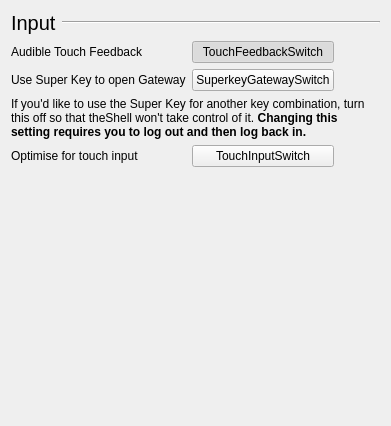
           <widget class="QWidget" name="InputSettings">
            <layout class="QGridLayout" name="gridLayout_6">
             <item row="2" column="0">
              <widget class="QLabel" name="label_38">
               <property name="text">
                <string>Use Super Key to open Gateway</string>
               </property>
              </widget>
             </item>
             <item row="5" column="1">
              <spacer name="verticalSpacer_13">
               <property name="orientation">
                <enum>Qt::Vertical</enum>
               </property>
               <property name="sizeHint" stdset="0">
                <size>
                 <width>20</width>
                 <height>248</height>
                </size>
               </property>
              </spacer>
             </item>
             <item row="1" column="0">
              <widget class="QLabel" name="label_26">
               <property name="text">
                <string>Audible Touch Feedback</string>
               </property>
              </widget>
             </item>
             <item row="1" column="1">
              <widget class="Switch" name="TouchFeedbackSwitch">
               <property name="text">
                <string notr="true">TouchFeedbackSwitch</string>
               </property>
               <property name="checkable">
                <bool>true</bool>
               </property>
               <property name="checked">
                <bool>true</bool>
               </property>
              </widget>
             </item>
             <item row="1" column="2">
              <spacer name="horizontalSpacer_12">
               <property name="orientation">
                <enum>Qt::Horizontal</enum>
               </property>
               <property name="sizeHint" stdset="0">
                <size>
                 <width>40</width>
                 <height>20</height>
                </size>
               </property>
              </spacer>
             </item>
             <item row="0" column="0" colspan="3">
              <widget class="QFrame" name="displayHeader_5">
               <property name="frameShape">
                <enum>QFrame::NoFrame</enum>
               </property>
               <property name="frameShadow">
                <enum>QFrame::Raised</enum>
               </property>
               <layout class="QHBoxLayout" name="horizontalLayout_19">
                <property name="leftMargin">
                 <number>0</number>
                </property>
                <property name="topMargin">
                 <number>0</number>
                </property>
                <property name="rightMargin">
                 <number>0</number>
                </property>
                <property name="bottomMargin">
                 <number>0</number>
                </property>
                <item>
                 <widget class="QLabel" name="displayLabel_5">
                  <property name="font">
                   <font>
                    <pointsize>15</pointsize>
                   </font>
                  </property>
                  <property name="text">
                   <string>Input</string>
                  </property>
                 </widget>
                </item>
                <item>
                 <widget class="Line" name="displayLine_5">
                  <property name="sizePolicy">
                   <sizepolicy hsizetype="Expanding" vsizetype="Fixed">
                    <horstretch>0</horstretch>
                    <verstretch>0</verstretch>
                   </sizepolicy>
                  </property>
                  <property name="orientation">
                   <enum>Qt::Horizontal</enum>
                  </property>
                 </widget>
                </item>
               </layout>
              </widget>
             </item>
             <item row="2" column="1">
              <widget class="Switch" name="SuperkeyGatewaySwitch">
               <property name="text">
                <string notr="true">SuperkeyGatewaySwitch</string>
               </property>
              </widget>
             </item>
             <item row="3" column="0" colspan="3">
              <widget class="QLabel" name="label_39">
               <property name="text">
                <string>&lt;html&gt;&lt;head/&gt;&lt;body&gt;&lt;p&gt;If you'd like to use the Super Key for another key combination, turn this off so that theShell won't take control of it. &lt;span style=&quot; font-weight:600;&quot;&gt;Changing t&lt;/span&gt;&lt;span style=&quot; font-weight:600;&quot;&gt;his setting requires you to log out and then log back in.&lt;/span&gt;&lt;/p&gt;&lt;/body&gt;&lt;/html&gt;</string>
               </property>
               <property name="wordWrap">
                <bool>true</bool>
               </property>
              </widget>
             </item>
             <item row="4" column="0">
              <widget class="QLabel" name="label_70">
               <property name="text">
                <string>Optimise for touch input</string>
               </property>
              </widget>
             </item>
             <item row="4" column="1">
              <widget class="Switch" name="TouchInputSwitch">
               <property name="text">
                <string notr="true">TouchInputSwitch</string>
               </property>
               <property name="checkable">
                <bool>true</bool>
               </property>
              </widget>
             </item>
            </layout>
           </widget>
